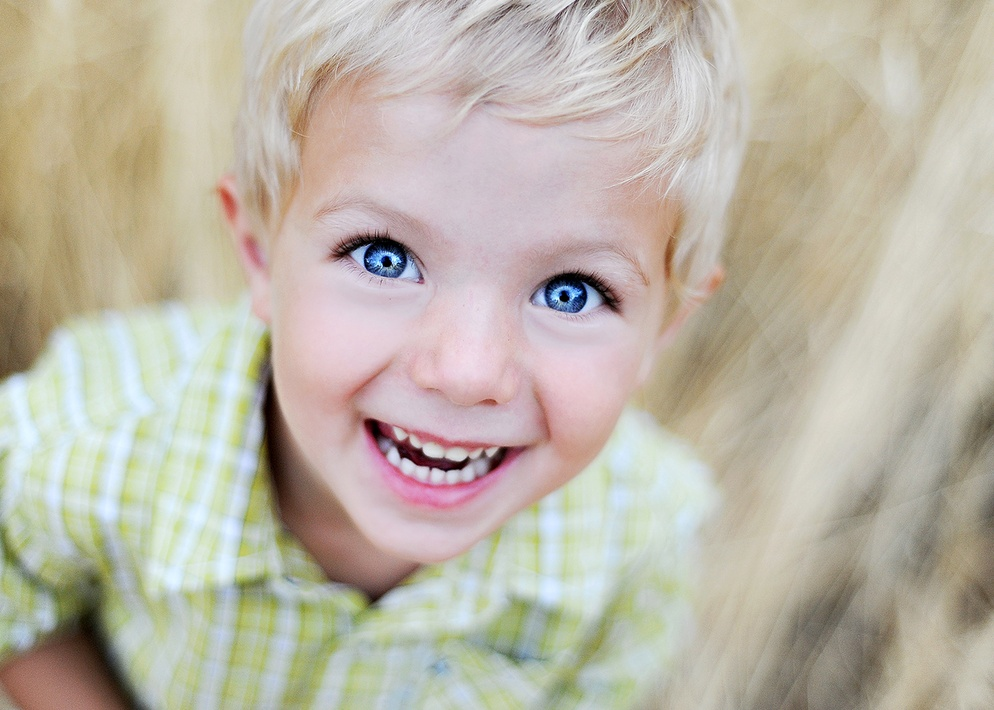
%> input picture smileyface.jpg, 994 x 710 px, shrunk from 1400 x 1000 before the run
$ octave imagepractice.m   (GNU Octave 9; MATLAB toolbox functions it lacks are replaced by stand-ins)
%> lines starting %> are read from the running program, lines starting %| are printed output that depends on the picture; in (x1, y1, x2, y2) boxes, pixels count from 0 and x2, y2 are one past the last pixel; in counts of white or black regions, pixels touching at a corner belong together; the program's own positions count from 1
%% Basic image manipulation

I = imread('smileyface.jpg');
%> I is the input picture: size 710x994x3 uint8; mean R, G, B 188.8, 181.7, 167.5
figure
imshow(I);
blackNwhite = im2bw(I);
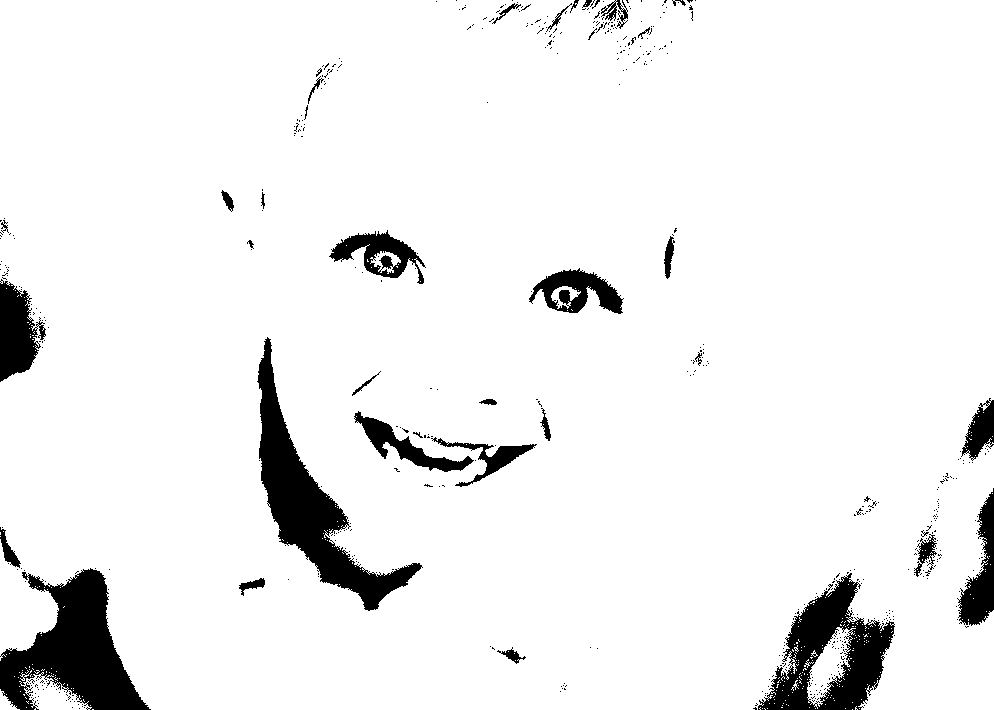
%> blackNwhite: size 710x994 logical; 93.4% white; 556 black regions (519 under 20 px), largest, box (x1, y1, x2, y2) and area: (0, 568, 151, 710) 10719, (257, 337, 423, 611) 10384, (758, 573, 895, 710) 8261
figure
imshow(blackNwhite)
col = round(length(size(blackNwhite, 1))/2);
%> col = 1
row = find(blackNwhite(:,col), 1 );
%> row = 1
boundary = bwtraceboundary(blackNwhite, [row, col], 'N');
imshow(blackNwhite)
hold on
plot(boundary(:,2),boundary(:,1), 'ob')
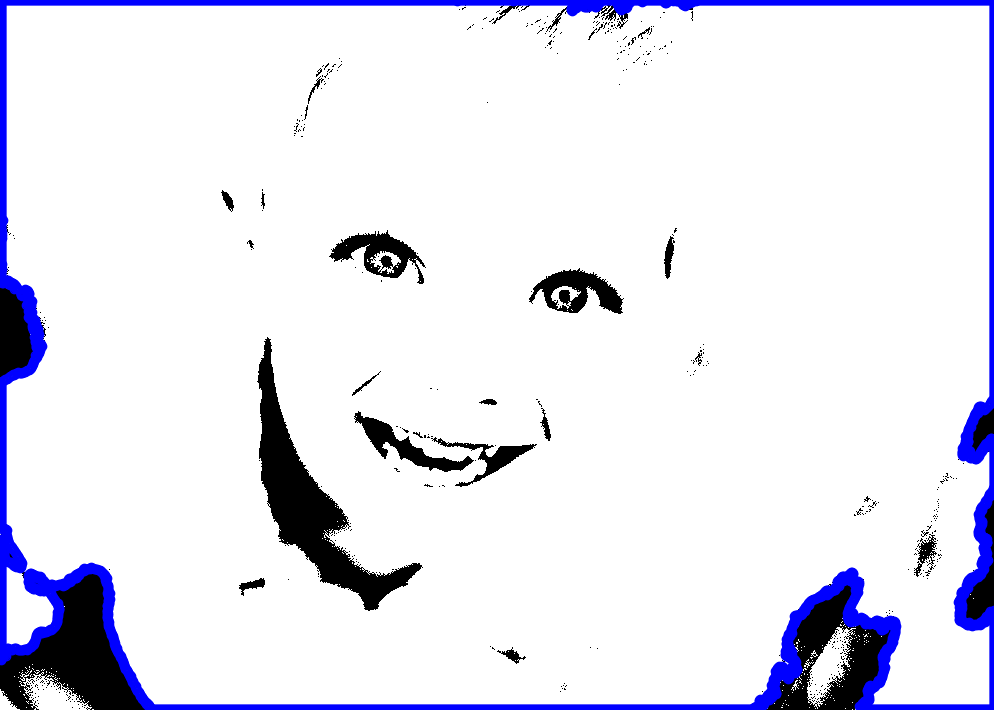
%> figure redrawn from the program's plot data
hold off
